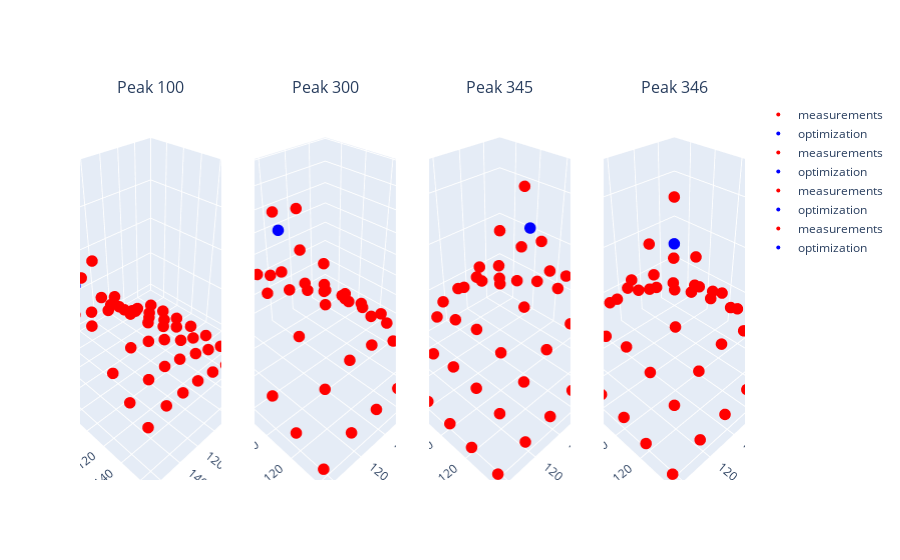

Notebook code for this chart:
### Markdown cell above
# Reconstruct (with all) the data from the measurements

### Code cell
from plotly.subplots import make_subplots
import plotly.graph_objects as go

selected_peaks = [100, 300, 345, 346]

fig = make_subplots(rows=1, cols=len(selected_peaks), 
    specs=[[{"type":"scene"}]*len(selected_peaks)], subplot_titles=[f"Peak {i}" for i in selected_peaks],
    )


for i, peak_id in enumerate(selected_peaks):

    idx = peaks[peak_id] # a position with pressure
    xs, ys, zs = t_points[idx, :, :, 0]+ox, t_points[idx, :, :, 1]+oy, t_points[idx, :, :, 2]

    # the starting point (x0) must be within the range of the sensors! Otherwise the minimization will fail.
    res = minimize(min_fun, x0=[cx,cy,zs[1,1]], args=(xs, ys, zs, w,h), bounds=[(ox,w-ox),(oy,h-oy),(0,20)])
    print(f"optimization at {res.x} with an error of {res.fun}.")


    # Create figure
    fig.add_trace(
        go.Scatter3d(x=xs.flatten(), y=ys.flatten(), z=zs.flatten(), mode="markers", marker=dict(color="red", size=4), name='measurements'),
        row=1, col=i+1,
        
    )

    fig.add_trace(
        go.Scatter3d(x=[res.x[0]], y=[res.x[1]], z=[res.x[2]], mode="markers", marker=dict(color="blue", size=4), name='optimization'),        
        row=1, col=i+1,
    )

    fig.update_layout(
        scene=dict(
            xaxis_title="x",
            yaxis_title="y",
            zaxis_title="z",
            xaxis=dict(range=[0, w]),
            yaxis=dict(range=[0, h]),
            zaxis=dict(range=[-1, 20]),
        )
    )

fig.show()

### Figure 1 — Plotly figure (JSON) as saved in the notebook; plotly's stock layout.template omitted (floating-point values rounded to 4 significant figures)
{"data": [{"marker": {"color": "red", "size": 4}, "mode": "markers", "name": "measurements", "scene": "scene", "type": "scatter3d", "x": [29.3, 30.22, 30.59, 30.45, 30.51, 31.38, 31.98, 49.0, 49.29, 48.79, 49.62, 49.54, 49.52, 49.67, 66.34, 67.27, 67.96, 68.5, 67.02, 67.6, 67.97, 85.83, 86.38, 87.87, 87.6, 87.05, 87.77, 86.61, 104.9, 105.9, 106.7, 106.5, 106.1, 105.8, 105.2, 122.5, 124.3, 125.3, 124.9, 123.9, 123.6, 123.0, 141.4, 142.7, 144.0, 143.3, 142.8, 143.0, 142.6], "y": [29.32, 47.38, 66.27, 84.47, 103.2, 121.4, 140.5, 29.98, 47.18, 66.59, 83.08, 103.3, 121.0, 141.0, 29.89, 47.0, 65.56, 84.07, 103.7, 121.3, 140.9, 29.69, 46.21, 65.28, 84.3, 102.9, 121.1, 140.2, 29.58, 46.85, 65.39, 83.74, 103.4, 121.2, 140.7, 29.16, 47.2, 64.46, 82.66, 102.4, 121.2, 139.8, 28.92, 44.53, 64.13, 81.8, 102.2, 120.5, 139.7], "z": [0.2513, 0.583, 0.7874, 0.8399, 0.8229, 0.6688, 0.3674, 1.087, 1.614, 1.874, 2.044, 1.919, 1.592, 1.012, 2.056, 3.074, 3.472, 3.562, 2.952, 2.512, 1.557, 3.27, 4.937, 5.773, 5.471, 4.533, 3.381, 1.915, 4.303, 7.483, 8.823, 7.873, 5.816, 3.931, 2.014, 5.12, 11.04, 13.94, 10.18, 6.314, 3.732, 1.866, 3.859, 8.233, 15.46, 8.876, 4.578, 2.359, 0.8514]}, {"marker": {"color": "blue", "size": 4}, "mode": "markers", "name": "optimization", "scene": "scene", "type": "scatter3d", "x": [140.9], "y": [61.98], "z": [12.0]}, {"marker": {"color": "red", "size": 4}, "mode": "markers", "name": "measurements", "scene": "scene2", "type": "scatter3d", "x": [29.18, 30.01, 30.48, 30.54, 30.46, 31.31, 31.99, 48.83, 48.9, 48.57, 49.59, 49.44, 49.35, 49.58, 66.11, 66.75, 67.45, 68.24, 66.76, 67.37, 67.84, 85.32, 85.62, 86.93, 86.95, 86.56, 87.46, 86.44, 104.1, 104.4, 104.9, 105.2, 105.2, 105.3, 105.1, 121.7, 122.0, 122.5, 122.8, 122.8, 123.2, 123.0, 140.8, 140.7, 141.2, 141.7, 142.0, 142.8, 142.6], "y": [29.37, 47.5, 66.57, 84.64, 103.3, 121.5, 140.5, 30.02, 47.3, 66.85, 83.3, 103.4, 121.1, 141.1, 29.93, 47.1, 65.86, 84.33, 103.9, 121.5, 141.0, 29.66, 46.49, 65.77, 84.79, 103.3, 121.6, 140.5, 29.48, 47.05, 66.04, 84.69, 104.1, 121.8, 141.0, 29.29, 47.37, 65.52, 83.79, 103.1, 121.6, 139.9, 29.24, 46.61, 64.69, 82.8, 102.5, 120.6, 139.7], "z": [0.4865, 1.111, 1.514, 1.615, 1.538, 1.279, 0.7789, 1.829, 2.872, 3.363, 3.635, 3.427, 2.805, 1.75, 3.019, 4.935, 6.089, 6.451, 5.493, 4.445, 2.604, 3.903, 7.267, 10.52, 10.44, 8.293, 5.74, 3.069, 3.945, 8.209, 14.51, 15.61, 9.401, 5.871, 2.916, 3.251, 7.065, 10.8, 11.59, 7.92, 4.783, 2.428, 1.669, 3.509, 4.623, 5.165, 4.07, 2.434, 1.055]}, {"marker": {"color": "blue", "size": 4}, "mode": "markers", "name": "optimization", "scene": "scene2", "type": "scatter3d", "x": [109.5], "y": [75.6], "z": [13.83]}, {"marker": {"color": "red", "size": 4}, "mode": "markers", "name": "measurements", "scene": "scene3", "type": "scatter3d", "x": [29.19, 30.07, 30.38, 30.37, 30.28, 31.23, 31.91, 48.62, 48.62, 48.29, 49.19, 49.15, 49.13, 49.42, 65.87, 66.12, 66.27, 67.24, 66.06, 66.86, 67.65, 84.98, 84.81, 85.84, 85.95, 85.56, 86.74, 86.17, 103.8, 103.8, 104.2, 104.2, 104.5, 104.8, 104.8, 121.5, 121.8, 122.1, 122.2, 122.4, 122.9, 122.8, 140.7, 140.6, 141.0, 141.3, 141.8, 142.7, 142.6], "y": [29.28, 47.58, 66.66, 84.66, 103.4, 121.5, 140.6, 29.87, 47.27, 67.0, 83.49, 103.4, 121.2, 141.3, 29.8, 46.97, 65.66, 84.75, 104.1, 121.8, 141.1, 29.73, 46.63, 65.83, 84.86, 103.4, 121.7, 140.5, 29.68, 47.24, 66.17, 84.78, 104.2, 121.8, 140.9, 29.46, 47.58, 65.55, 84.02, 103.2, 121.6, 139.9, 29.33, 46.64, 64.82, 83.03, 102.6, 120.7, 139.7], "z": [1.402, 3.234, 4.555, 4.999, 4.672, 3.518, 1.817, 3.236, 6.393, 9.822, 11.45, 9.144, 6.163, 3.125, 3.654, 7.391, 12.46, 17.49, 10.89, 6.858, 3.417, 3.242, 6.166, 8.934, 10.19, 8.634, 5.836, 3.133, 2.393, 4.33, 5.665, 6.226, 5.493, 4.086, 2.345, 1.404, 2.691, 3.237, 3.582, 3.216, 2.492, 1.54, 0.5111, 0.9503, 1.209, 1.417, 1.23, 0.9249, 0.5075]}, {"marker": {"color": "blue", "size": 4}, "mode": "markers", "name": "optimization", "scene": "scene3", "type": "scatter3d", "x": [61.47], "y": [84.75], "z": [13.53]}, {"marker": {"color": "red", "size": 4}, "mode": "markers", "name": "measurements", "scene": "scene4", "type": "scatter3d", "x": [29.15, 30.03, 30.44, 30.51, 30.46, 31.3, 31.96, 48.76, 48.84, 48.4, 49.5, 49.35, 49.35, 49.55, 65.94, 66.55, 67.2, 67.86, 66.62, 67.25, 67.75, 85.13, 85.14, 86.3, 86.03, 86.0, 87.06, 86.32, 103.9, 103.9, 104.2, 104.3, 104.5, 104.9, 104.9, 121.6, 121.8, 122.2, 122.2, 122.4, 122.9, 122.9, 140.7, 140.6, 141.0, 141.4, 141.9, 142.7, 142.6], "y": [29.31, 47.62, 66.67, 84.7, 103.3, 121.5, 140.5, 29.91, 47.35, 67.02, 83.43, 103.5, 121.2, 141.2, 29.77, 47.01, 66.02, 84.5, 104.0, 121.7, 141.1, 29.63, 46.41, 65.54, 85.08, 103.5, 121.8, 140.6, 29.56, 47.19, 66.15, 84.84, 104.2, 121.8, 141.0, 29.44, 47.61, 65.61, 84.06, 103.2, 121.6, 139.9, 29.29, 46.65, 64.82, 83.01, 102.7, 120.7, 139.7], "z": [0.8323, 1.971, 2.609, 2.883, 2.668, 2.217, 1.289, 2.672, 4.57, 5.714, 6.292, 5.821, 4.557, 2.629, 3.568, 6.817, 10.04, 11.41, 8.982, 6.42, 3.404, 3.868, 7.477, 12.64, 17.84, 11.04, 6.796, 3.569, 3.189, 6.324, 9.443, 10.76, 8.572, 5.633, 2.917, 2.156, 4.292, 5.614, 6.181, 5.333, 3.782, 2.113, 0.9531, 1.756, 2.249, 2.573, 2.302, 1.696, 0.7838]}, {"marker": {"color": "blue", "size": 4}, "mode": "markers", "name": "optimization", "scene": "scene4", "type": "scatter3d", "x": [86.03], "y": [85.08], "z": [13.84]}], "layout": {"annotations": [{"font": {"size": 16}, "showarrow": false, "text": "Peak 100", "x": 0.1062, "xanchor": "center", "xref": "paper", "y": 1, "yanchor": "bottom", "yref": "paper"}, {"font": {"size": 16}, "showarrow": false, "text": "Peak 300", "x": 0.3688, "xanchor": "center", "xref": "paper", "y": 1, "yanchor": "bottom", "yref": "paper"}, {"font": {"size": 16}, "showarrow": false, "text": "Peak 345", "x": 0.6313, "xanchor": "center", "xref": "paper", "y": 1, "yanchor": "bottom", "yref": "paper"}, {"font": {"size": 16}, "showarrow": false, "text": "Peak 346", "x": 0.8938, "xanchor": "center", "xref": "paper", "y": 1, "yanchor": "bottom", "yref": "paper"}], "scene": {"domain": {"x": [0, 0.2125], "y": [0, 1]}, "xaxis": {"range": [0, 170], "title": {"text": "x"}}, "yaxis": {"range": [0, 170], "title": {"text": "y"}}, "zaxis": {"range": [-1, 20], "title": {"text": "z"}}}, "scene2": {"domain": {"x": [0.2625, 0.475], "y": [0, 1]}}, "scene3": {"domain": {"x": [0.525, 0.7375], "y": [0, 1]}}, "scene4": {"domain": {"x": [0.7875, 1], "y": [0, 1]}}}}
